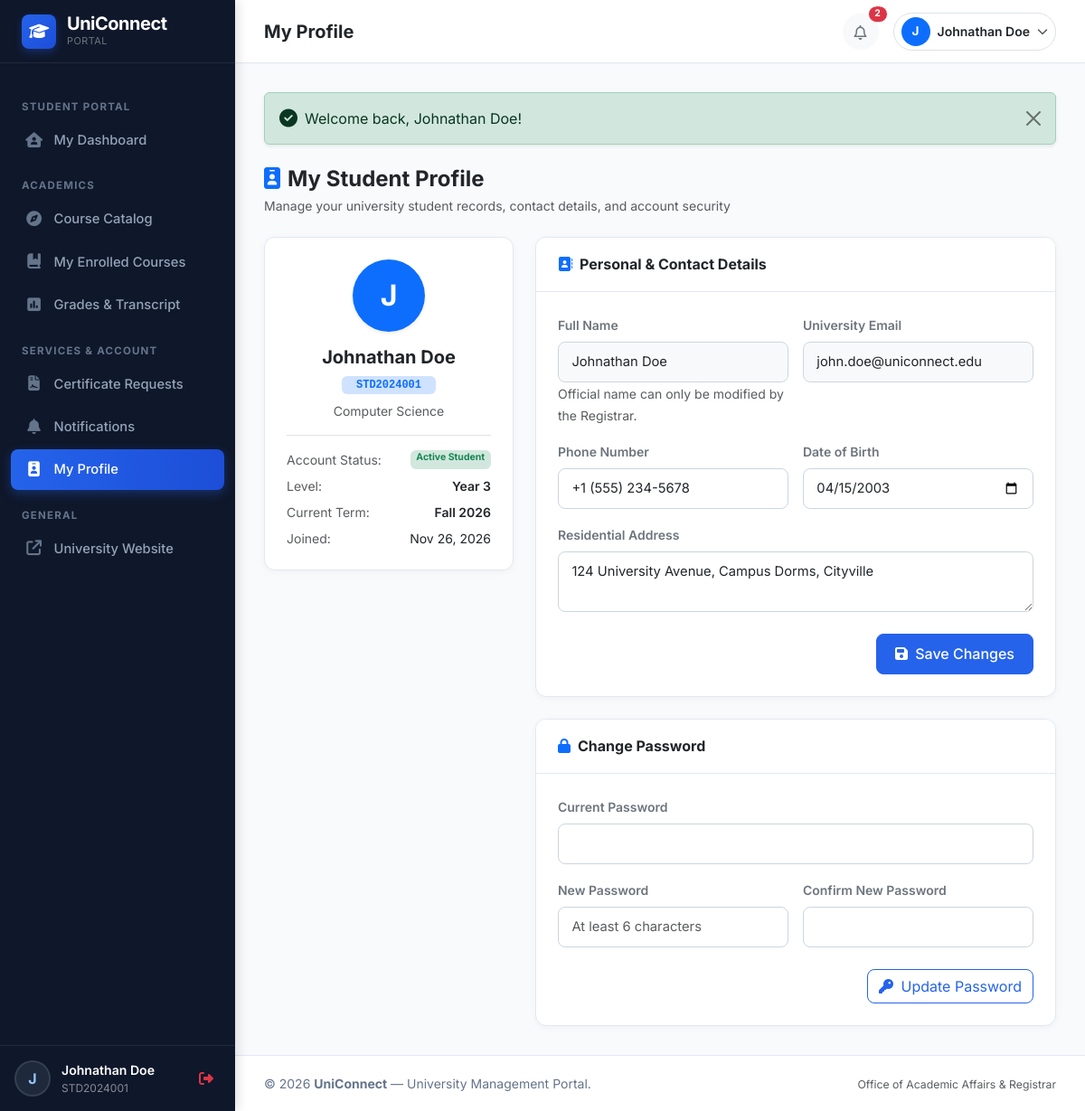
/student/profile.php (signed in), run on the app's committed database.
### tables this page shows
CREATE TABLE `students` (
  `id` INT AUTO_INCREMENT PRIMARY KEY,
  `user_id` INT NOT NULL UNIQUE,
  `student_id` VARCHAR(50) NOT NULL UNIQUE,
  `department` VARCHAR(100) NOT NULL,
  `academic_year` VARCHAR(50) NOT NULL DEFAULT 'Year 1',
  `semester` VARCHAR(50) NOT NULL DEFAULT 'Fall 2026',
  `phone` VARCHAR(30) DEFAULT NULL,
  `date_of_birth` DATE DEFAULT NULL,
  `address` TEXT DEFAULT NULL,
  `created_at` TIMESTAMP DEFAULT CURRENT_TIMESTAMP,
  `updated_at` TIMESTAMP DEFAULT CURRENT_TIMESTAMP ON UPDATE CURRENT_TIMESTAMP,
  CONSTRAINT `fk_students_user` FOREIGN KEY (`user_id`) REFERENCES `users` (`id`) ON DELETE CASCADE
);

CREATE TABLE `users` (
  `id` INT AUTO_INCREMENT PRIMARY KEY,
  `name` VARCHAR(100) NOT NULL,
  `email` VARCHAR(150) NOT NULL UNIQUE,
  `password` VARCHAR(255) NOT NULL,
  `role` ENUM('admin', 'student') NOT NULL DEFAULT 'student',
  `status` ENUM('active', 'inactive') NOT NULL DEFAULT 'active',
  `avatar` VARCHAR(255) DEFAULT 'default-avatar.png',
  `created_at` TIMESTAMP DEFAULT CURRENT_TIMESTAMP,
  `updated_at` TIMESTAMP DEFAULT CURRENT_TIMESTAMP ON UPDATE CURRENT_TIMESTAMP
);

### student/profile.php (the view, shortened to what the rows shown need)
<?php
$pdo = get_db_connection();
$user = current_user();
$stmtStudent = $pdo->prepare("
    SELECT s.*, u.name, u.email, u.created_at AS account_created
    FROM students s
    JOIN users u ON s.user_id = u.id
    WHERE s.user_id = ?
    LIMIT 1
");
$stmtStudent->execute([$user['id']]);
$student = $stmtStudent->fetch();
require_once __DIR__ . '/../includes/header.php';
?>
<div class="row g-4">
    <div class="col-lg-4">
        <div class="card-academic text-center p-4 mb-4">
            <div class="mx-auto mb-3 rounded-circle bg-primary text-white d-flex align-items-center justify-content-center shadow-sm" style="width: 80px; height: 80px; font-size: 2rem; font-weight: 700;">
                <?= strtoupper(substr($student['name'], 0, 1)) ?>
            </div>
            <h5 class="fw-bold text-dark mb-1"><?= e($student['name']) ?></h5>
            <div class="badge bg-primary-subtle text-primary mb-2 font-monospace px-3 py-1"><?= e($student['student_id']) ?></div>
            <div class="text-muted small mb-3"><?= e($student['department']) ?></div>
            <div class="border-top pt-3 text-start small">
                <div class="d-flex justify-content-between mb-2">
                </div>
                <div class="d-flex justify-content-between mb-2">
                    <span class="text-muted">Level:</span>
                    <span class="fw-semibold text-dark"><?= e($student['academic_year']) ?></span>
                </div>
                <div class="d-flex justify-content-between mb-2">
                    <span class="text-muted">Current Term:</span>
                    <span class="fw-semibold text-dark"><?= e($student['semester']) ?></span>
                </div>
                <div class="d-flex justify-content-between">
                    <span class="text-muted">Joined:</span>
                    <span class="text-dark"><?= format_date($student['account_created']) ?></span>
                </div>
            </div>
        </div>
    </div>
    <div class="col-lg-8">
        <div class="card-academic mb-4">
            <div class="card-body p-4">
                <form method="POST" action="">
                    <div class="row g-3">
                        <div class="col-md-6">
                            <label class="form-label small fw-semibold text-secondary">Full Name</label>
                            <input type="text" class="form-control bg-light" value="<?= e($student['name']) ?>" readonly>
                            <small class="text-muted">Official name can only be modified by the Registrar.</small>
                        </div>
                        <div class="col-md-6">
                            <label class="form-label small fw-semibold text-secondary">University Email</label>
                            <input type="email" class="form-control bg-light" value="<?= e($student['email']) ?>" readonly>
                        </div>
                        <div class="col-md-6">
                            <label for="phone" class="form-label small fw-semibold text-secondary">Phone Number</label>
                            <input type="text" class="form-control" id="phone" name="phone" value="<?= e($student['phone']) ?>" placeholder="+1 (555) 000-0000">
                        </div>
                        <div class="col-md-6">
                            <label for="date_of_birth" class="form-label small fw-semibold text-secondary">Date of Birth</label>
                            <input type="date" class="form-control" id="date_of_birth" name="date_of_birth" value="<?= e($student['date_of_birth']) ?>">
                        </div>
                        <div class="col-12">
                            <label for="address" class="form-label small fw-semibold text-secondary">Residential Address</label>
                            <textarea class="form-control" id="address" name="address" rows="2" placeholder="Street Address, Campus Dorm, City"><?= e($student['address']) ?></textarea>
                        </div>
                    </div>
                </form>
            </div>
        </div>
    </div>
</div>
<?php require_once __DIR__ . '/../includes/footer.php'; ?>

### includes/header.php (shortened to what the rows shown need)
<?php
$user = current_user();
$pdo = get_db_connection();
$unreadCount = get_unread_notifications_count($pdo, $user['id']);
?>
<!DOCTYPE html>
<html lang="en">
<head>
    <link href="https://cdn.jsdelivr.net/npm/bootstrap@5.3.3/dist/css/bootstrap.min.css" rel="stylesheet">
    <link rel="stylesheet" href="https://cdnjs.cloudflare.com/ajax/libs/font-awesome/6.5.1/css/all.min.css">
    <link rel="stylesheet" href="<?= BASE_URL ?>assets/css/style.css">
</head>
<body>
<div class="portal-wrapper">
    <?php require_once __DIR__ . '/sidebar.php'; ?>
    <div class="portal-main">
        <header class="portal-topbar">
            <div class="d-flex align-items-center gap-3">
                <div class="dropdown">
                    <button class="btn btn-light rounded-circle position-relative p-2" type="button" id="notifDropdown" data-bs-toggle="dropdown" aria-expanded="false" style="width: 40px; height: 40px;">
                        <i class="fa-regular fa-bell text-secondary"></i>
                        <?php if ($unreadCount > 0): ?>
                            <span class="position-absolute top-0 start-100 translate-middle badge rounded-pill bg-danger border border-light" style="font-size: 0.65rem;">
                                <?= $unreadCount ?>
                            </span>
                        <?php endif; ?>
                    </button>
                </div>
                <div class="dropdown">
                    <button class="btn btn-outline-light border text-dark d-flex align-items-center gap-2 py-1 px-2 rounded-pill" type="button" id="userMenuDropdown" data-bs-toggle="dropdown" aria-expanded="false">
                        <div class="rounded-circle bg-primary text-white d-flex align-items-center justify-content-center fw-bold" style="width: 32px; height: 32px; font-size: 0.85rem;">
                            <?= strtoupper(substr($user['name'], 0, 1)) ?>
                        </div>
                        <span class="d-none d-sm-inline fw-semibold small"><?= e($user['name']) ?></span>
                        <i class="fa-solid fa-chevron-down text-muted" style="font-size: 0.75rem;"></i>
                    </button>
                </div>
            </div>
        </header>
        <main class="portal-content">

### includes/sidebar.php (shortened to what the rows shown need)
<?php
$currentUser = current_user();
$isAdmin = is_admin();
?>
<aside class="portal-sidebar">
    <div class="sidebar-user-footer">
        <div class="sidebar-user-avatar">
            <?= strtoupper(substr($currentUser['name'] ?? 'U', 0, 1)) ?>
        </div>
        <div class="sidebar-user-info">
            <div class="sidebar-user-name"><?= e($currentUser['name'] ?? 'Guest') ?></div>
            <div class="sidebar-user-role">
                <?= $isAdmin ? '<span class="text-info fw-bold">Administrator</span>' : '<span class="text-white-50">' . e($currentUser['student_id'] ?? 'Student') . '</span>' ?>
            </div>
        </div>
        <a href="<?= BASE_URL ?>auth/logout.php" class="text-danger p-2" title="Sign Out" data-confirm="Are you sure you want to log out?">
            <i class="fa-solid fa-right-from-bracket"></i>
        </a>
    </div>
</aside>

### data on the page
students: user.name "J", user.name "Johnathan Doe", student "STD2024001", user "2", department "Computer Science", academic_year "Year 3", semester "Fall 2026", user.created_at "Nov 26, 2026", user.email "john.doe@uniconnect.edu", phone "+1 (555) 234-5678", date_of_birth "04/15/2003", address "124 University Avenue, Campus Dorms, Cityville"

### other printed values
$pageTitle "My Profile"
$flash['message'] "Welcome back, Johnathan Doe!"
APP_NAME "UniConnect"
